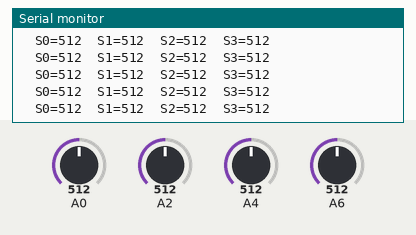
A sketch run on a simulated Arduino Uno, built with avr-gcc and run on an emulated ATmega328P. Shown: the last lines printed to the serial monitor. The test bench sets the inputs (shaded band); at power-on: A0 = 512, A2 = 512, A4 = 512, A6 = 512.

Above: at 1.2 s.
1.3 s: A0 set to 716
At 1.32 s:
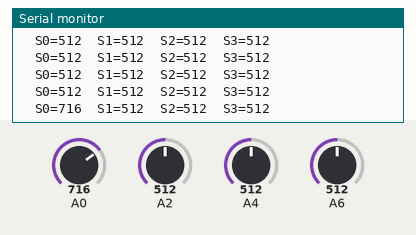
2.8 s: A2 set to 716
At 2.83 s:
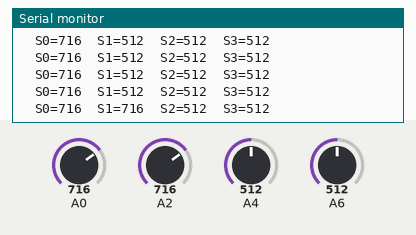
4.3 s: A4 set to 716
At 4.35 s:
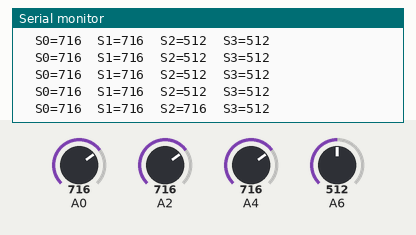
5.8 s: A6 set to 716
At 5.87 s:
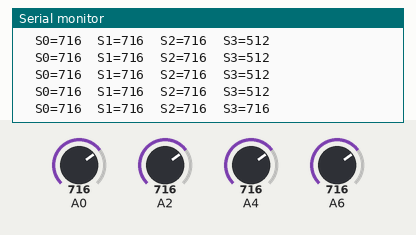
7.3 s: A0 set to 992
At 7.38 s:
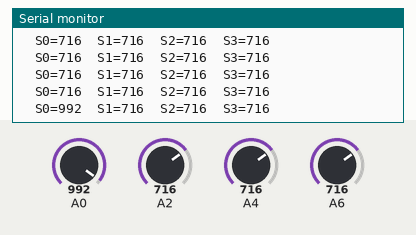
8.8 s: A2 set to 992
At 8.8 s:
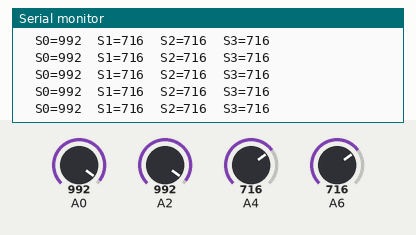
Timing chart, 0 to 11.3 s (numbered marks = the images above; inputs shaded):
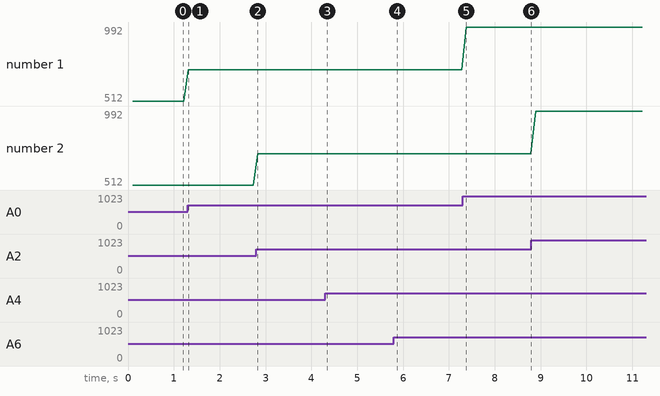

Measured:
- after the input at 1.3 s, the serial monitor: prints a new line at once (image 1)
- after the input at 2.8 s, the serial monitor: prints a new line at once (image 2)
- after the input at 4.3 s, the serial monitor: prints a new line after 0.05 s (image 3)
- after the input at 5.8 s, the serial monitor: prints a new line after 0.06 s (image 4)
- after the input at 7.3 s, the serial monitor: prints a new line after 0.08 s (image 5)
- plotted number 1: 512 → 716 after the input at 1.3 s, 716 → 992 after the input at 7.3 s

The sketch:

chuanganqi.ino
```cpp
void setup() {
Serial.begin(115200);
}
int a;
void loop() {
  if(millis()-a>100)
  {a=millis();
int s[4],i;
for(i=0;i<4;i++)
{s[i]=analogRead(2*i+A0);
Serial.print("\tS");
Serial.print(i);Serial.print("=");
Serial.print(s[i]);
//Serial.print("\tV=");
//Serial.print(s[i]*5/1023.0);
}
Serial.println("");
  }
}
```
